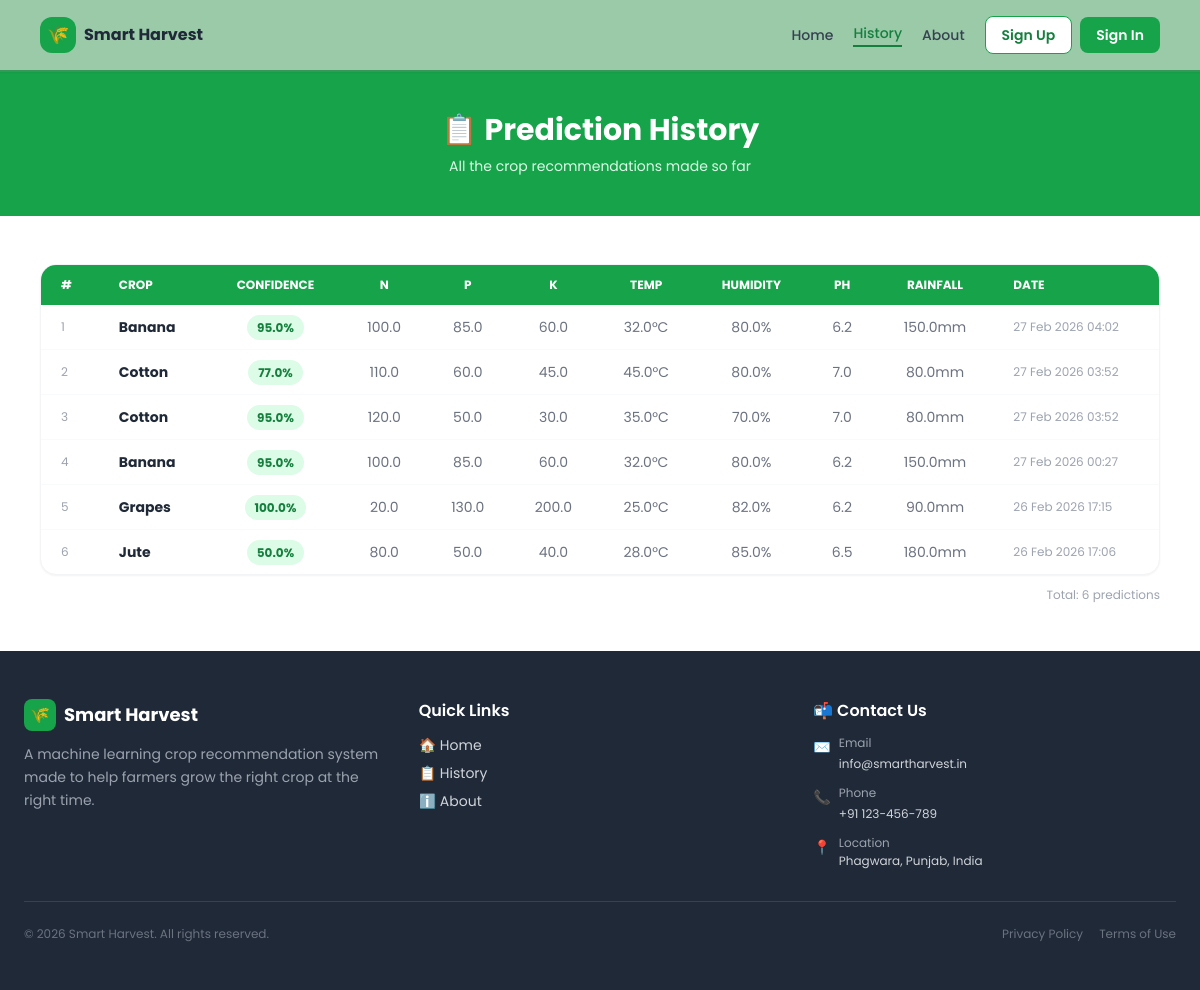
The page /history/ on the database its author committed.
### crop_app/models.py (models this page shows, shortened)
class Prediction(models.Model):
    nitrogen    = models.FloatField()
    phosphorus  = models.FloatField()
    potassium   = models.FloatField()
    temperature = models.FloatField()
    humidity    = models.FloatField()
    ph          = models.FloatField()
    rainfall    = models.FloatField()
    crop_name   = models.CharField(max_length=100)
    confidence  = models.FloatField(null=True, blank=True)  # how confident the model is
    created_at  = models.DateTimeField(auto_now_add=True)

### crop_app/views.py (the view)
# urls.py: path('history/',   views.history,       name='history'),
def history(request):
    all_predictions = Prediction.objects.all().order_by('-created_at')
    return render(request, 'crop_app/history.html', {'predictions': all_predictions})

### crop_app/templates/crop_app/history.html (shortened to what this page needs)
<!DOCTYPE html>
<html lang="en">
<head>
    <script src="https://cdn.tailwindcss.com"></script>
</head>
<body>
<nav style="background-color: #9bcaa9; border-bottom: 2px solid #369758;" class="shadow-sm sticky top-0 z-50">
    <div class="max-w-6xl mx-auto px-4 py-4 flex items-center justify-between">
        <a href="/" class="flex items-center gap-2">
            <div class="w-9 h-9 bg-green-600 rounded-xl flex items-center justify-center text-white font-bold text-lg">🌾</div>
            <div>
                <p class="font-bold text-gray-800 text-base leading-none">Smart Harvest</p>
            </div>
        </a>
        <div class="flex items-center gap-2 text-sm font-medium">
            <a href="/"         class="hidden sm:block text-gray-700 hover:text-green-700 px-3 py-1">Home</a>
            <a href="/history/" class="hidden sm:block text-green-700 border-b-2 border-green-700 pb-0.5">History</a>
            <a href="/about/"   class="hidden sm:block text-gray-700 hover:text-green-700 px-3 py-1">About</a>
            {% if not user.is_authenticated %}
            <a href="/register/" class="bg-white text-green-700 border border-green-600 px-4 py-2 rounded-lg hover:bg-green-50 transition-colors text-sm font-semibold">
                Sign Up
            </a>
            <a href="/login/" class="bg-green-600 text-white px-4 py-2 rounded-lg hover:bg-green-700 transition-colors text-sm font-semibold">
                Sign In
            </a>
            {% endif %}
        </div>
    </div>
</nav>
<section class="bg-green-600 text-white py-10 px-4 text-center">
    <h1 class="text-3xl font-bold mb-2">📋 Prediction History</h1>
    <p class="text-green-100 text-sm">All the crop recommendations made so far</p>
</section>
<section class="max-w-6xl mx-auto px-4 py-12">
    {% if predictions %}
    <div class="bg-white rounded-2xl border border-gray-100 shadow-sm overflow-hidden">
        <div class="overflow-x-auto">
            <table class="w-full text-sm">
                <thead class="bg-green-600 text-white text-xs uppercase">
                    <tr>
                        <th class="px-5 py-3 text-left">#</th>
                        <th class="px-5 py-3 text-left">Crop</th>
                        <th class="px-5 py-3 text-center">Confidence</th>
                        <th class="px-5 py-3 text-center">N</th>
                        <th class="px-5 py-3 text-center">P</th>
                        <th class="px-5 py-3 text-center">K</th>
                        <th class="px-5 py-3 text-center">Temp</th>
                        <th class="px-5 py-3 text-center">Humidity</th>
                        <th class="px-5 py-3 text-center">pH</th>
                        <th class="px-5 py-3 text-center">Rainfall</th>
                        <th class="px-5 py-3 text-left">Date</th>
                    </tr>
                </thead>
                <tbody class="divide-y divide-gray-50">
                    {% for p in predictions %}
                    <tr class="hover:bg-green-50 transition-colors">
                        <td class="px-5 py-3 text-gray-400 text-xs">{{ forloop.counter }}</td>
                        <td class="px-5 py-3 font-bold text-gray-800 capitalize">{{ p.crop_name }}</td>
                        <td class="px-5 py-3 text-center">
                            {% if p.confidence %}
                                <span class="bg-green-100 text-green-700 text-xs font-bold px-2.5 py-1 rounded-full">{{ p.confidence }}%</span>
                            {% else %}<span class="text-gray-300">—</span>{% endif %}
                        </td>
                        <td class="px-5 py-3 text-center text-gray-500">{{ p.nitrogen }}</td>
                        <td class="px-5 py-3 text-center text-gray-500">{{ p.phosphorus }}</td>
                        <td class="px-5 py-3 text-center text-gray-500">{{ p.potassium }}</td>
                        <td class="px-5 py-3 text-center text-gray-500">{{ p.temperature }}°C</td>
                        <td class="px-5 py-3 text-center text-gray-500">{{ p.humidity }}%</td>
                        <td class="px-5 py-3 text-center text-gray-500">{{ p.ph }}</td>
                        <td class="px-5 py-3 text-center text-gray-500">{{ p.rainfall }}mm</td>
                        <td class="px-5 py-3 text-gray-400 text-xs">{{ p.created_at|date:"d M Y H:i" }}</td>
                    </tr>
                    {% endfor %}
                </tbody>
            </table>
        </div>
    </div>
    <p class="text-gray-400 text-xs text-right mt-3">Total: {{ predictions|length }} predictions</p>
    {% endif %}
</section>
<footer class="bg-gray-800 text-gray-300 py-12 px-4">
    <div class="max-w-6xl mx-auto grid grid-cols-1 sm:grid-cols-3 gap-8 mb-8">
        <div>
            <div class="flex items-center gap-2 mb-3">
                <div class="w-8 h-8 bg-green-600 rounded-lg flex items-center justify-center">🌾</div>
                <span class="text-white font-bold text-lg">Smart Harvest</span>
            </div>
            <p class="text-gray-400 text-sm leading-relaxed">A machine learning crop recommendation system made to help farmers grow the right crop at the right time.</p>
        </div>
        <div>
            <h4 class="text-white font-semibold mb-3">Quick Links</h4>
            <div class="space-y-2 text-sm">
                <a href="/"         class="block hover:text-green-400 transition-colors">🏠 Home</a>
                <a href="/history/" class="block hover:text-green-400 transition-colors">📋 History</a>
                <a href="/about/"   class="block hover:text-green-400 transition-colors">ℹ️ About</a>
            </div>
        </div>
        <div>
            <h4 class="text-white font-semibold mb-3">📬 Contact Us</h4>
            <div class="space-y-3 text-sm">
                <div class="flex items-start gap-2">
                    <span class="mt-0.5">✉️</span>
                    <div>
                        <p class="text-gray-400 text-xs mb-0.5">Email</p>
                        <a href="mailto:info@smartharvest.in" class="hover:text-green-400 transition-colors text-xs">info@smartharvest.in</a>
                    </div>
                </div>
                <div class="flex items-start gap-2">
                    <span class="mt-0.5">📞</span>
                    <div>
                        <p class="text-gray-400 text-xs mb-0.5">Phone</p>
                        <a href="tel:+91123456789" class="hover:text-green-400 transition-colors text-xs">+91 123-456-789</a>
                    </div>
                </div>
                <div class="flex items-start gap-2">
                    <span class="mt-0.5">📍</span>
                    <div>
                        <p class="text-gray-400 text-xs mb-0.5">Location</p>
                        <p class="text-gray-300 text-xs">Phagwara, Punjab, India</p>
                    </div>
                </div>
            </div>
        </div>
    </div>
    <div class="max-w-6xl mx-auto border-t border-gray-700 pt-6 flex flex-col sm:flex-row items-center justify-between gap-2">
        <p class="text-gray-500 text-xs">© 2026 Smart Harvest. All rights reserved.</p>
        <div class="flex gap-4 text-xs text-gray-500">
            <a href="#" class="hover:text-green-400 transition-colors">Privacy Policy</a>
            <a href="#" class="hover:text-green-400 transition-colors">Terms of Use</a>
        </div>
    </div>
</footer>
</body>
</html>

### crop_app/templates/crop_app/history.html (style rules this page uses)
body { font-family: 'Poppins', sans-serif; background: #ffffff; }

### rows shown on the page
Prediction: crop_name "Banana", confidence "95.0", nitrogen "100.0", phosphorus "85.0", potassium "60.0", temperature "32.0", humidity "80.0", ph "6.2", rainfall "150.0", created_at "27 Feb 2026 04:02"
Prediction: crop_name "Cotton", confidence "77.0", nitrogen "110.0", phosphorus "60.0", potassium "45.0", temperature "45.0", humidity "80.0", ph "7.0", rainfall "80.0", created_at "27 Feb 2026 03:52"
Prediction: crop_name "Cotton", confidence "95.0", nitrogen "120.0", phosphorus "50.0", potassium "30.0", temperature "35.0", humidity "70.0", ph "7.0", rainfall "80.0", created_at "27 Feb 2026 03:52"
Prediction: crop_name "Banana", confidence "95.0", nitrogen "100.0", phosphorus "85.0", potassium "60.0", temperature "32.0", humidity "80.0", ph "6.2", rainfall "150.0", created_at "27 Feb 2026 00:27"
Prediction: crop_name "Grapes", confidence "100.0", nitrogen "20.0", phosphorus "130.0", potassium "200.0", temperature "25.0", humidity "82.0", ph "6.2", rainfall "90.0", created_at "26 Feb 2026 17:15"
Prediction: crop_name "Jute", confidence "50.0", nitrogen "80.0", phosphorus "50.0", potassium "40.0", temperature "28.0", humidity "85.0", ph "6.5", rainfall "180.0", created_at "26 Feb 2026 17:06"

### other values the page prints
{{ predictions|length }} "6"
